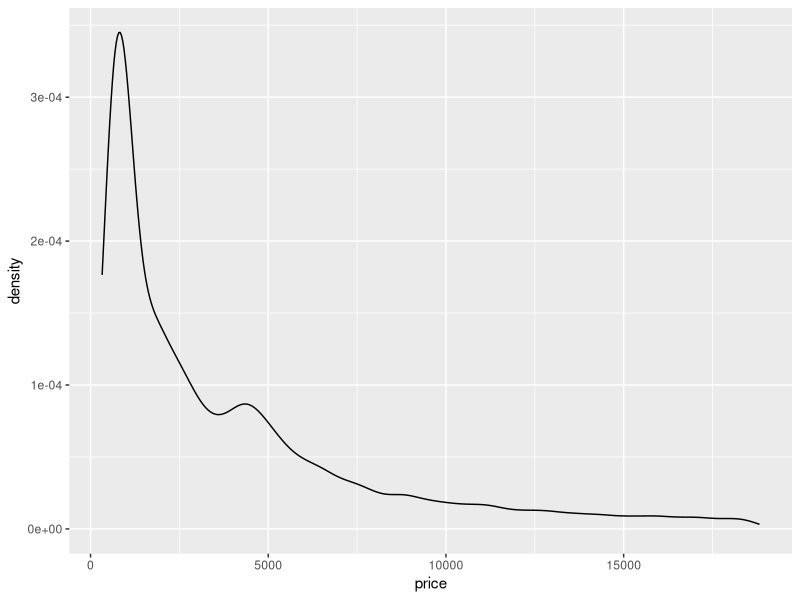
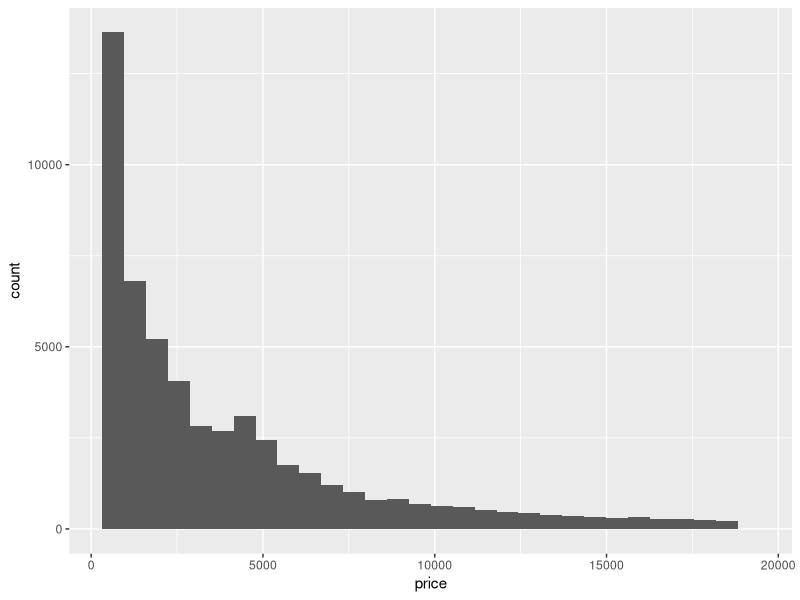
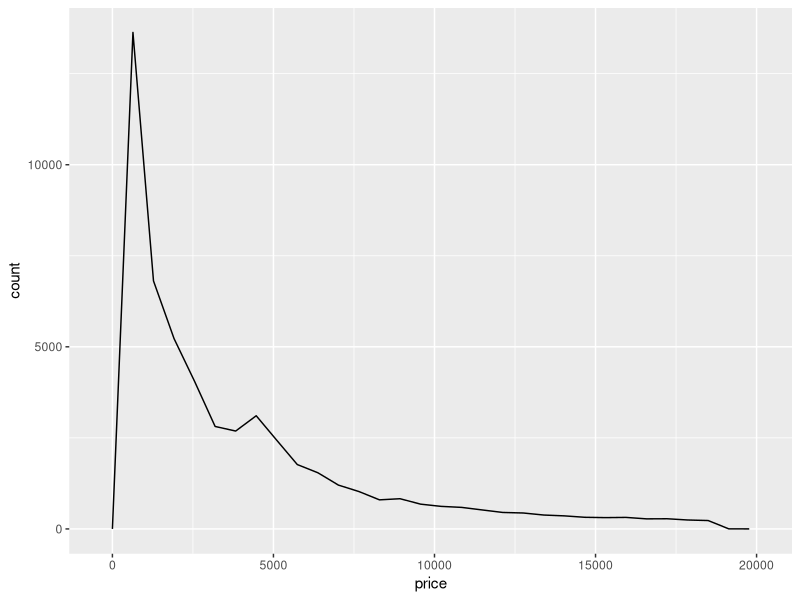
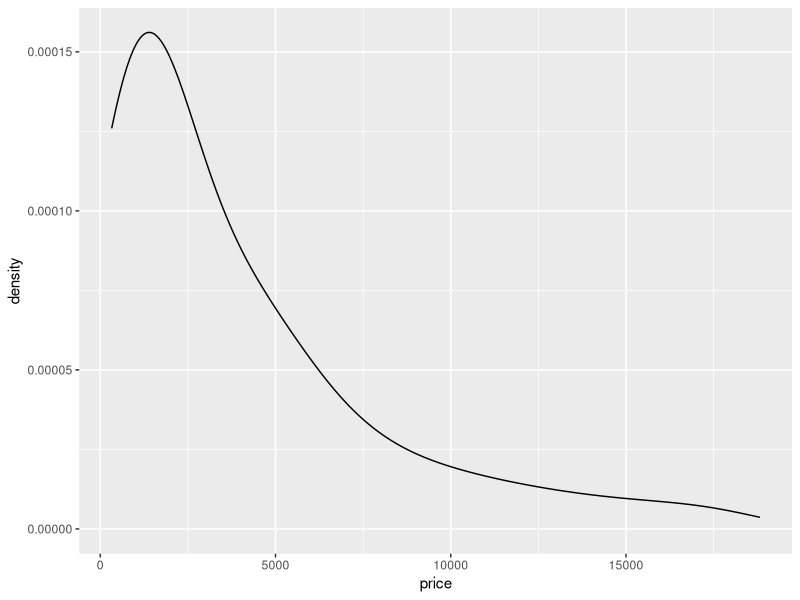
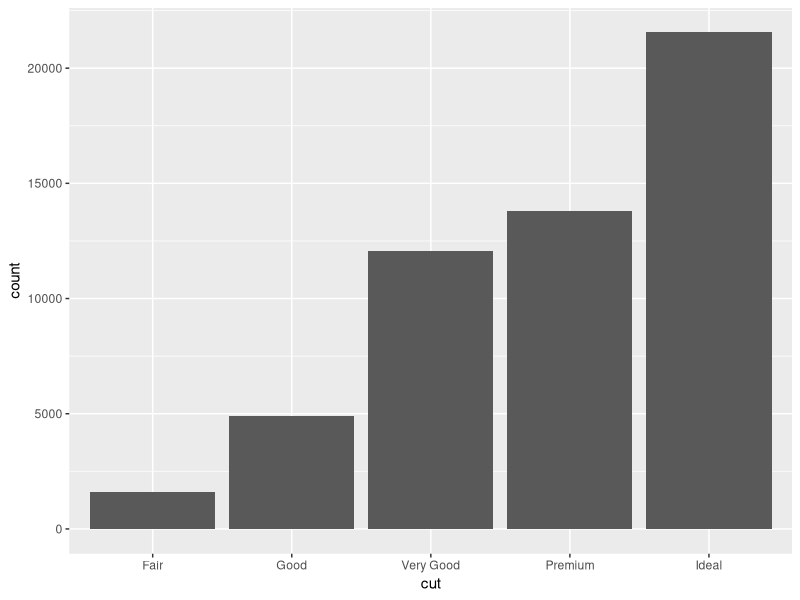
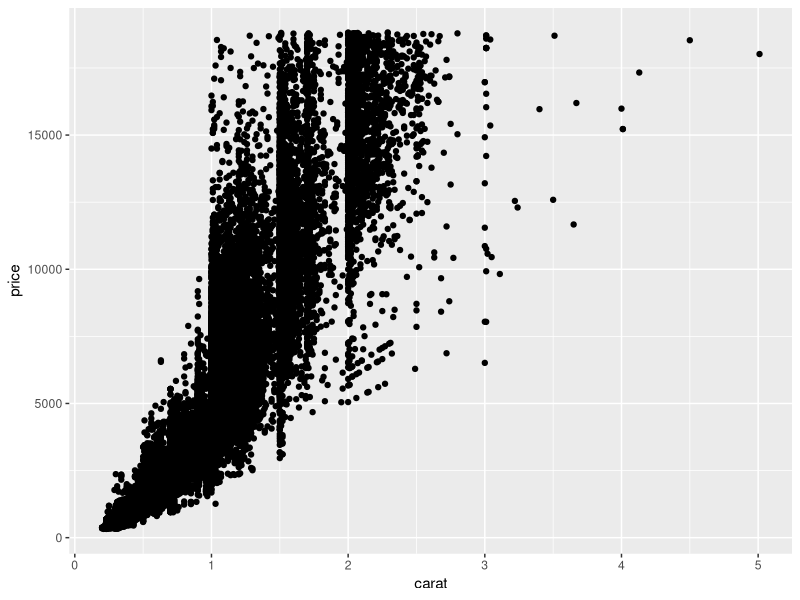
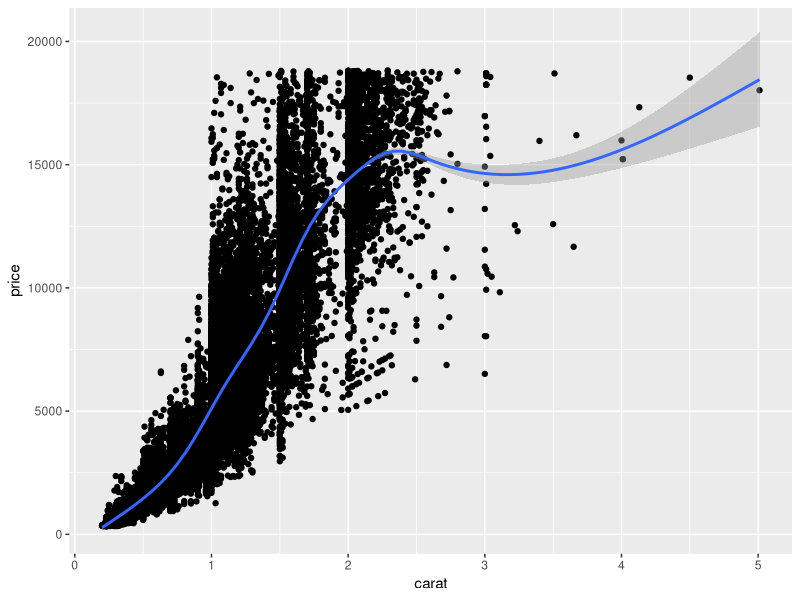
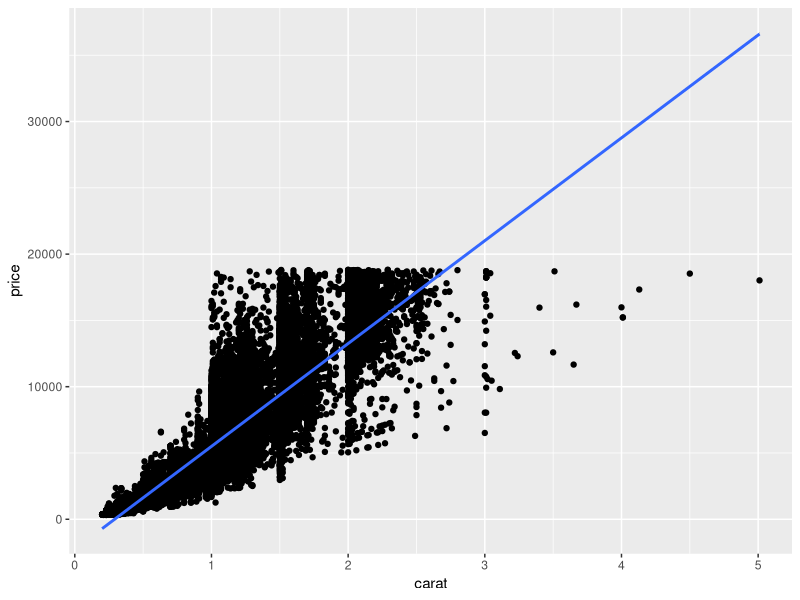

These charts were generated, in order, by the following R code:
library(dplyr)
library(ggplot2)
library(tidyr)
library(gridExtra)
library(patchwork)
library(scales)

# load datasets we'll use
data(sleep)
data(diamonds)
data(co2)
# tidy co2 
co2 <- data.frame(Year = rep(1959:1997, each = 12),
                  Month = rep(format(ISOdate(2004,1:12,1),"%B"), 39),
                  co2 = as.numeric(co2))

matrics <- data.frame(
  year = 2014:2018,
  EC = c(65.4,56.8,59.3,65,70.6),
  FS = c(82.8,81.6,88.2,86.1,87.5),
  Gau = c(84.7,84.2,85.1,85.1,87.9),
  KZN = c(69.7,60.7,66.4,72.9,76.2),
  Lim = c(72.9,65.9,62.5,65.6,69.4),
  Mpu = c(79,78.6,77.1,74.8,79),
  NW = c(84.6,81.5,82.5,79.4,81.1),
  NC = c(76.4,69.4,78.7,75.6,73.3),
  WC = c(82.2,87.7,85.9,82.8,81.5)
)
matrics
matrics_long <- pivot_longer(matrics, cols = -1, names_to = "province", values_to = "pass_rate")
matrics_long
# geometries
# geometries denoted by geom_xxx are the building blocks of ggplots

# common 1D geoms: geom_density, geom_histogram, geom_freqpoly, geom_bar
# common 2D geoms: geom_point, geom_line, geom_bar(stat = "identity")

### 1D geoms only need you to specify an "x" in the aesthetics

## geom_density
diamonds %>% 
  ggplot(aes(x = price)) + 
  geom_density()

## geom_histogram
diamonds %>% 
  ggplot(aes(x = price)) + 
  geom_histogram()

## geom_freqpoly
diamonds %>% 
  ggplot(aes(x = price)) + 
  geom_freqpoly()

## additional parameters control smoothing (see ?geom_xxx)

# EXERCISE: adapt each of the plots above so that the densities/histograms are 
# either "smoother" or "rougher". Choose an appropriate amount of smoothing.

# ?geom_density
# geom density
diamonds %>% 
  ggplot(aes(x = price)) + 
  geom_density(adjust = 4)

# ?geom_histogram
## geom_bar

# default behaviour for geom_bar is to count stuff, so 1D
diamonds %>% ggplot(aes(x = cut)) + 
  geom_bar()

### 2D geoms need x and y in aes

## geom_point

diamonds %>% ggplot(aes(x = carat, y = price)) + 
  geom_point()

# often nice to add a smooth line of best fit with geom_smooth, which
# uses generalised additive models (gams) by default, covered in later
# courses
diamonds %>% ggplot(aes(x = carat, y = price)) + 
  geom_point() + 
  geom_smooth()

# EXERCISE: adapt the code you just used to fit a straight line rather than a smooth
diamonds %>% ggplot(aes(x = carat, y = price)) + 
  geom_point() + 
  geom_smooth(method='lm')

## geom_line

co2 %>% filter(Month == "January") %>%
  ggplot(aes(x = Year, y = co2)) + 
  geom_line()

# EXERCISE: show lines for all 12 months on the plot (a) by using fill or colour, 
# (b) without using fill or colour
# a)
co2 %>%
  ggplot(aes(x = Year, y = co2,colour = Month)) + 
  geom_line()

# b)
#Got it to split, but no legend, kinda useless to read without colours.
co2 %>%
  ggplot(aes(x = Year, y = co2)) + 
  geom_line(aes(split=Month))

# EXERCISE: flip Month and Year around so that each line represents a Year, and the 
# Month is on the x-axis

#This graph doesn't make sense
co2 %>%
  ggplot(aes(x = Month, y = co2,colour = Year)) + 
  geom_line()


## geom_area

# just fills in area under a geom_line
co2 %>% filter(Month == "January") %>%
  ggplot(aes(x = Year, y = co2)) + 
  geom_area()

## geom_bar

# with (stat = "identity") plots x and y directly, no counts
diamonds %>% group_by(cut) %>% summarize(meanprice = mean(price)) %>%
  ggplot(aes(x = cut, y = meanprice)) + 
  geom_bar(stat = "identity")

### discretising continuous variables

## ggplot provides 3 helper functions:
# cut_interval: divides data into fixed number of bins
# cut_width: divides data into bins of fixed width
# cut_number: divides data into n bins each containing (approximately) the same number of points

diamonds %>%
  ggplot(aes(x = cut_interval(price, n = 5))) + 
  geom_bar()

diamonds %>%
  ggplot(aes(x = cut_width(price, width = 5000))) + 
  geom_bar()

diamonds %>%
  ggplot(aes(x = cut_number(price, n = 5))) + 
  geom_bar()

# these are especially useful when grouping/faceting on continuous variables

# EXERCISE: Display the distribution of price conditional on cut and carat. 
# Try facetting by cut and grouping by carat. Try facetting by carat and grouping by cut. 
# Which do you prefer?

# a)
diamonds %>%
  ggplot(aes(x=carat,y=price)) + 
  geom_point() +
  facet_wrap(~cut)

diamonds %>%
  ggplot(aes(x=cut,y=price)) + 
  geom_point() +
  facet_wrap(~cut_number(carat,n=5))

# I think a) works better, especially if not using a summarise function


# EXERCISE: Compare the relationship between price and carat for each colour.
# What makes it hard to compare the groups? Is grouping better or facetting? 
# If you use facetting, what annotation might you add to make it easier to see 
# the differences between panels?
#groupby
diamonds %>% group_by(color) %>%
  ggplot(aes(x=carat,y=price)) + 
  geom_point() 
#All squashed together here.

diamonds %>%
  ggplot(aes(x=carat,y=price)) + 
  geom_point() +
  facet_wrap(~color)
#Faceting in better.Add a mean/median line annotation?


### Labels (labs)

## sets text for axis labels and title
## NOT the appearance of the text, that's a "theme" (next)

co2 %>% filter(Month == "January") %>%
  ggplot(aes(x = Year, y = co2)) + 
  geom_line() +
  labs(x = "Year", y = "C02 level (PPM)", 
       title = "Increasing atmospheric concentrations of CO2", 
       subtitle = "Values for February, March and April of 1964 obtained by interpolation")

# nice to have CO2 with a subscript on the "2"
co2 %>% filter(Month == "January") %>%
  ggplot(aes(x = Year, y = co2)) + 
  geom_line() +
  labs(x = "Year", y = expression(paste(CO[2]," level")), 
       title = expression(paste("Increasing atmospheric concentrations of ", CO[2])), 
       subtitle = "Values for February, March and April of 1964 obtained by interpolation")

### Themes

## fine-scale control and polishing

# loads of options
?theme

# make a plot
pp <- diamonds %>% sample_n(1000) %>%
  ggplot(aes(x = carat, y = price)) + 
  geom_point()
pp 

# change the background colour
pp + 
  theme(panel.background = element_rect(fill = "red"))

# that's too dark, add some transparency
pp + 
  theme(panel.background = element_rect(fill = alpha('red', 0.2)))

# change axis text 
pp + 
  theme(axis.text = element_text(colour = "red", size = rel(1.5)))

# change axis labels text 
pp + 
  theme(axis.title = element_text(colour = "red", size = rel(1.5)))

# can also add transparency to axis labels (not a good idea here) 
pp + 
  theme(axis.title = element_text(colour = alpha('red', 0.2), size = rel(1.5)))

# arrows on the axes
pp + 
  theme(axis.line = element_line(arrow = arrow()))

# even finer control... changes look of arrow heads
pp + 
  theme(axis.line = element_line(arrow = arrow(angle = 20, length = unit(0.1, "inches"))))

# grid lines
pp +
  theme(panel.grid.major = element_line(colour = "red"),
        panel.grid.minor = element_line(colour = "orange"))

pp +
  theme(panel.grid.major = element_line(colour = "red", size = 1),
        panel.grid.minor = element_line(colour = "orange", size = 1))

# spacing between gridlines isn't a theme setting, its in "scale_"
pp +
  theme(panel.grid.major = element_line(colour = "red"),
        panel.grid.minor = element_line(colour = "orange")) +
  scale_x_continuous(breaks = seq(from = 0, to = 3, by = 0.5),
                     minor_breaks = seq(from = 0, to = 3, by = 0.1))

# same for y axis
pp +
  theme(panel.grid.major = element_line(colour = "red"),
        panel.grid.minor = element_line(colour = "orange")) +
  scale_y_continuous(breaks = seq(from = 0, to = 20000, by = 10000),
                     minor_breaks = seq(from = 0, to = 20000, by = 500))

# can also set manual axis text at tickmarks
pp +
  scale_y_continuous(breaks = seq(from = 0, to = 20000, by = 5000),
                     labels = c("R0", "R5,000", "R10,000", "R15,000", "R20,000"))

# longer axis ticks
pp +
  scale_y_continuous(breaks = seq(from = 0, to = 20000, by = 5000),
                     labels = c("R0", "R5,000", "R10,000", "R15,000", "R20,000")) +
  theme(axis.ticks.length=unit(.25, "cm"))

# put it all together
pp + 
  labs(x = "Weight of diamond (carats)", y = "Price of diamond (USD)") +
  theme(panel.background = element_rect(fill = alpha('red', 0.2)),
        axis.text = element_text(colour = "red", size = rel(1.5)),
        axis.title = element_text(colour = "red", size = rel(1.5)))


# revisiting log scale example from lecture
data(msleep)

a <- ggplot(msleep, aes(x = bodywt, y = brainwt)) + 
  geom_point(na.rm = TRUE) + 
  labs(x = "Body weight (kg)", y = "Brain weight (kg)")
a 

# log scaling
a + scale_x_log10() + scale_y_log10() 

# nice tick marks with annotation_xxx
a + scale_x_log10() + scale_y_log10() + annotation_logticks() 

# advanced axis breaks and labelling options with scales package
a + scale_x_log10(
  breaks = scales::trans_breaks("log10", function(x) 10^x),
  labels = scales::trans_format("log10", scales::math_format(10^.x))) +
  scale_y_log10(
    breaks = scales::trans_breaks("log10", function(x) 10^x),
    labels = scales::trans_format("log10", scales::math_format(10^.x))) +
  annotation_logticks() +
  labs(x = "Body weight (kg)", y = "Brain weight (kg)")

# EXERCISE: choose any of the plots you've made and add axis labels, title, and 
# subtitle
diamonds %>%
  ggplot(aes(x=carat,y=price)) + 
  geom_point() +
  facet_wrap(~cut)+
  labs(x="Carat",
       y="Price",
       title = "Plot Comparing Price vs Carat",
       subtitle = "Facetted by Cut")

# EXERCISE: Improve the plot below by adding appropriate axis labels, 
# rotating the x axis text so that it is vertical, and change
# the axis text so that it does not include numbers in scientific notation
options(scipen = 999) 
diamonds %>%
  ggplot(aes(x = cut_interval(price, n = 5,dig.lab = 5))) + 
  geom_bar()+
  labs(x="Diamond Cut",y="Frequency",title = "Countplot of Various Diaomnd Cuts")+
  theme(axis.text.x = element_text(angle = 90))

# EXERCISE: Use geom_label to add a label to the plot below that identifies 
# the diamond with the largest value-per-carat. Bonus: make the labelling 
# "automatic" so that it still works if you resample another 10 diamonds 
# (make the label's location dynamic, rather than at a fixed (x,y) location)

library(ggrepel)
d <- diamonds %>% sample_n(10)
d %>%ggplot(aes(x = carat, y = price)) + 
  geom_point()+
  geom_label_repel(data = d%>%filter(price==max(price)),aes(label=max(price)))

### Legends

# revisiting class example #1
s1 <- ggplot(msleep, 
       aes(x = bodywt, y = brainwt, colour = order)) +
  geom_point(na.rm = TRUE) + 
  scale_x_log10(breaks = scales::trans_breaks("log10", function(x) 10^x),
                labels = scales::trans_format("log10",scales::math_format(10^.x))) + 
  scale_y_log10(breaks = scales::trans_breaks("log10", function(x) 10^x),
                labels = scales::trans_format("log10", scales::math_format(10^.x))) +
  annotation_logticks() +
  xlab("Body weight (kg)") + ylab("Brain weight (kg)") 
s1 

s1 + theme(legend.position = "bottom") 
s1 + theme(legend.position = "bottom") + guides(colour = guide_legend(ncols = 8))

matrics_long %>% 
  ggplot(aes(x = year, y = pass_rate, colour = province)) +
  geom_line() + theme_bw() + scale_colour_brewer(palette = "Set3")


# revisiting class example #2

s2 <- matrics_long %>% 
  ggplot(aes(x = year, y = pass_rate, colour = province)) +
  geom_line() + theme_bw() + scale_colour_brewer(palette = "Set3") 

# inset legend 
s2 +
  # coordinates for legend.position are x- and y- offsets from the bottom-left of the plot, ranging from 0 - 1.
  theme(legend.position = c(0.82,0.12), legend.title = element_blank(), 
        legend.text=element_text(size=8)) +
  guides(colour = guide_legend(ncol = 3))

# with geom_label

# make dataframe with x and y coords of labels, here just taking 2015 as x and 
# pass rate in 2015 as y, for illustration
textlabels <- matrics_long %>% filter(year == 2015) %>% 
  mutate(xpos = year, ypos = pass_rate) # don't have to rename, again for illustration

s2 +
  geom_label(data = textlabels, aes(x = xpos, y = ypos, label = province)) +
  theme(legend.position = "none")

s2 +
  geom_label_repel(data = textlabels, aes(x = xpos, y = ypos, label = province)) +
  theme(legend.position = "none")

### Adding geoms from different datasets

# Task: make a figure that shows the CO2 concentration over time for a
# specific month as a line (like done above), and then on top of that
# plots the mean CO2 concentrations over time (i.e. averages over all
# months) as a bar graph

co2mean <- co2 %>% group_by(Year) %>% summarize(mean_co2 = mean(co2))

co2 %>% filter(Month == "June") %>%
  ggplot(aes(x = Year, y = co2)) + 
  geom_bar(data = co2mean, aes(x = Year, y = mean_co2),
           stat = "identity", alpha = 0.4) + 
  geom_line(colour = "red")

# limiting the range on the y-axis
co2 %>% filter(Month == "June") %>%
  ggplot(aes(x = Year, y = co2)) + 
  geom_bar(data = co2mean, aes(x = Year, y = mean_co2),
           stat = "identity", alpha = 0.4) + 
  geom_line(colour = "red") +
  ylim(c(300, 400))

# can't use ylim, drops the observations, need "coord_cartesian"
co2 %>% filter(Month == "June") %>%
  ggplot(aes(x = Year, y = co2)) + 
  geom_bar(data = co2mean, aes(x = Year, y = mean_co2),
           stat = "identity", alpha = 0.4) + 
  geom_line(colour = "red") +
  coord_cartesian(ylim = c(300, 375))

# this is probably a better plot
co2 %>% filter(Month == "June") %>%
  ggplot(aes(x = Year, y = co2)) + 
  geom_line(data = co2mean, aes(x = Year, y = mean_co2)) + 
  geom_line(colour = "red") 

### Showing multiple plots

# Make a few plots
p1 <- diamonds %>% ggplot(aes(x = price)) + geom_density() + ggtitle("Default")
p2 <- diamonds %>% ggplot(aes(x = price)) + geom_density(adjust = 0.5) + ggtitle("Wiggly")
p3 <- diamonds %>% ggplot(aes(x = price)) + geom_density(adjust = 5) + ggtitle("Smooth")
p4 <- diamonds %>% ggplot(aes(x = price)) + geom_histogram() + ggtitle("Histogram")

# layout with gridExtra package
grid.arrange(p1, p2, p3, p4, nrow = 1)
grid.arrange(p1, p2, p3, p4, nrow = 2)
grid.arrange(p1, p2, p3, layout_matrix = matrix(c(1,2,1,3), nrow = 2))
grid.arrange(p1, p2, p3, layout_matrix = matrix(c(1,1,2,3), nrow = 2))

# layout with patchwork package
p1 + p2 
p1 + p2 + p3 + plot_layout(ncol = 3)
p1 + p2 + p3 + plot_layout(ncol = 3, widths = c(2, 1, 1))

# nesting plots
p1 + { p2 + p3 } + plot_layout(ncol = 2)
p1 + { p2 + { p3 + p4 } } + plot_layout(ncol = 1)

# various operators for manipulating layout (-, /, |)
p1 + p2 - p3 + plot_layout(ncol=1)
p1 + p2 - p3 - p4 + plot_layout(ncol=1)
p1 + p2 - p3 + p4 + plot_layout(ncol=1)
p1 + p2 - (p3 + p4) + plot_layout(ncol=1)
p1 + p2 - (p3 + p4 + p1) + plot_layout(ncol=1)

(p1 | p2 | p3) / p4
p4 / (p1 | p2 | p3)

# saving your plots
p_all <- p1 + p2 + p3 + p4 + plot_layout(ncol = 4)
ggsave(p_all, file = "myplot.png", width = 9, height = 3, dpi = 400)
